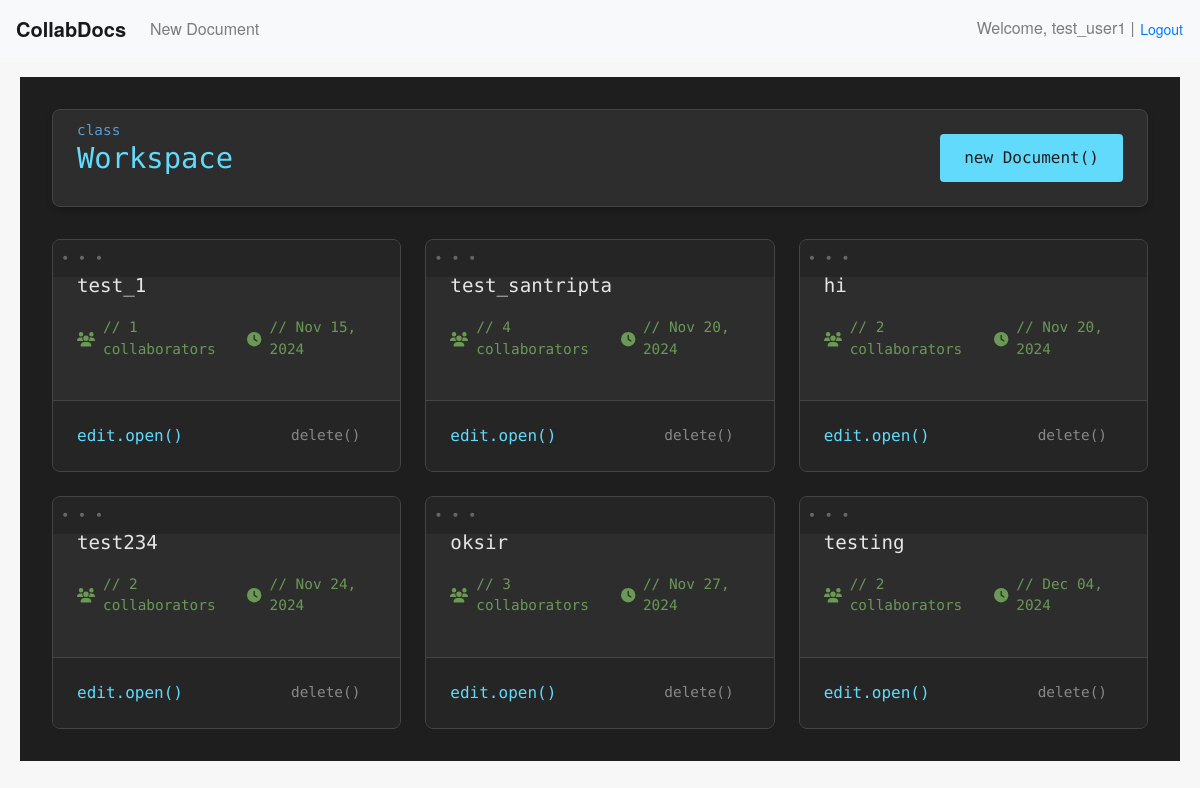
Screenshot of / (signed in) with the database file from the repository.
### editor/models.py (models this page shows, shortened)
class Document(models.Model):
    title = models.CharField(max_length=255)
    content = models.TextField(blank=True, default='')  # Store the document content as JSON
    collaborators = models.ManyToManyField(User, related_name='documents')
    created_at = models.DateTimeField(auto_now_add=True)
    updated_at = models.DateTimeField(auto_now=True)

### editor/views.py (the view)
# urls.py: path('', views.document_list, name='document_list'),
@login_required
def document_list(request):
    documents = Document.objects.filter(collaborators=request.user)
    return render(request, 'document_list.html', {'documents': documents})

### templates/document_list.html (shortened to what this page needs)
{% extends 'base.html' %}
{% block content %}
<div class="dashboard-container">
    <div class="dashboard-header">
        <h2 class="dashboard-title">Workspace</h2>
        <a href="{% url 'document_create' %}" class="btn-create">
            new Document()
        </a>
    </div>
    {% if documents %}
    <div class="documents-grid">
        {% for document in documents %}
        <div class="document-card">
            <div class="document-content">
                <a href="{% url 'document_edit' document.pk %}" class="document-title">
                    {{ document.title }}
                </a>
                <div class="document-stats">
                    <span class="stat-item">
                        <i class="fas fa-users"></i>
                        // {{ document.collaborators.count }} collaborators
                    </span>
                    <span class="stat-item">
                        <i class="fas fa-clock"></i>
                        // {{ document.updated_at|date:"M d, Y" }}
                    </span>
                </div>
            </div>
            <div class="document-actions">
                <a href="{% url 'document_edit' document.pk %}" class="btn-edit">
                    edit.open()
                </a>
                <form action="{% url 'document_delete' document.pk %}" method="post" style="margin: 0;">
                    <button type="submit" class="btn-delete" onclick="return confirm('Are you sure you want to delete this document?');">
                        delete()
                    </button>
                </form>
            </div>
        </div>
        {% endfor %}
    </div>
    {% else %}
    <div class="empty-state">
        <h3>// Workspace is empty</h3>
        <p>Initialize your first document to begin</p>
    </div>
    {% endif %}
</div>
{% endblock %}

### templates/base.html (shortened to what this page needs)
{% load static %}
<!DOCTYPE html>
<html lang="en">
<head>
    {% if not request.resolver_match.url_name in 'login,register' %}
    <link rel="stylesheet" href="https://cdn.jsdelivr.net/npm/bootstrap@4.5.3/dist/css/bootstrap.min.css">
    <link rel="stylesheet" href="{% static 'css/styles.css' %}">
    {% endif %}
</head>
<body>
    {% if request.resolver_match.url_name in 'login,register' %}
    <header>
        <div class="brand-section">
            <a href="{% url 'document_list' %}" class="brand-name">CollabDocs</a>
        </div>
        <div class="user-section">
            <div class="auth-links">
                <a href="{% url 'login' %}">login()</a>
                <div class="separator" style="display: inline;">|</div>
                <a href="{% url 'register' %}">register()</a>
            </div>
        </div>
    </header>
    {% else %}
    <nav class="navbar navbar-expand-lg navbar-light bg-light">
        <a class="navbar-brand" href="{% url 'document_list' %}">CollabDocs</a>
        <div class="collapse navbar-collapse">
            {% if user.is_authenticated %}
            <ul class="navbar-nav mr-auto">
                <li class="nav-item">
                    <a class="nav-link" href="{% url 'document_create' %}">New Document</a>
                </li>
            </ul>
            <span class="navbar-text">
                Welcome, {{ user.username }} |
                <form action="{% url 'logout' %}" method="post" style="display: inline;">
                    <button type="submit" class="btn btn-link btn-sm" style="padding: 0;">Logout</button>
                </form>
            </span>
            {% endif %}
        </div>
    </nav>
    {% endif %}
    <main>
        {% block content %}{% endblock %}
    </main>
</body>
</html>

### static/css/styles.css (style rules this page uses)
body { font-family: 'Helvetica Neue', Helvetica, Arial, sans-serif; background-color: #f7f7f7; }
main { margin: 20px; }
.navbar-brand { font-weight: bold; }

### templates/document_list.html (style rules this page uses)
.dashboard-container { min-height: calc(100vh - 180px); padding: 2rem; background-color: #1e1e1e; font-family: 'Fira Code', monospace; }
.dashboard-header { display: flex; justify-content: space-between; align-items: center; margin-bottom: 2rem; padding: 1.5rem; background: #2d2d2d; border-radius: 8px; border: 1px solid #444; box-shadow: 0 4px 6px rgba(0, 0, 0, 0.2); }
.dashboard-title { color: #61dafb; font-size: 1.8rem; margin: 0; position: relative; display: inline-block; }
.dashboard-title::before { content: 'class'; position: absolute; top: -1.2rem; left: 0; font-size: 0.9rem; color: #569cd6; }
.documents-grid { display: grid; grid-template-columns: repeat(auto-fill, minmax(300px, 1fr)); gap: 1.5rem; margin-top: 1.5rem; }
.document-card { background: #2d2d2d; border-radius: 8px; overflow: hidden; transition: all 0.3s ease; position: relative; border: 1px solid #444; }
.document-card::before { content: '• • •'; position: absolute; top: 0; left: 0; padding: 8px; color: #666; font-size: 14px; background: #252525; width: 100%; }
.document-content { padding: 2rem 1.5rem 1.5rem; }
.document-title { color: #e6e6e6; font-size: 1.2rem; font-weight: 500; margin-bottom: 1rem; display: block; text-decoration: none; }
.document-stats { display: flex; gap: 1rem; margin-bottom: 1rem; font-size: 0.9rem; color: #6a9955; }
.stat-item { display: flex; align-items: center; gap: 0.5rem; }
.document-actions { display: flex; justify-content: space-between; align-items: center; padding: 1rem 1.5rem; background: #252525; border-top: 1px solid #444; }
.btn-create { background: #61dafb; color: #1e1e1e; border: none; padding: 0.75rem 1.5rem; border-radius: 4px; font-weight: 500; font-family: 'Fira Code', monospace; transition: all 0.3s ease; }
.btn-edit { color: #61dafb; text-decoration: none; font-weight: 500; transition: color 0.2s; }
.btn-delete { background: transparent; color: #888; border: none; font-size: 0.9rem; transition: all 0.2s; padding: 0.5rem 1rem; border-radius: 4px; font-family: 'Fira Code', monospace; }

### rows the page displays
Document: title "test_1", collaborators.count "1", updated_at "Nov 15, 2024"
Document: title "test_santripta", collaborators.count "4", updated_at "Nov 20, 2024"
Document: title "hi", collaborators.count "2", updated_at "Nov 20, 2024"
Document: title "test234", collaborators.count "2", updated_at "Nov 24, 2024"
Document: title "oksir", collaborators.count "3", updated_at "Nov 27, 2024"
Document: title "testing", collaborators.count "2", updated_at "Dec 04, 2024"

### other values shown
{{ user.username }} "test_user1"
